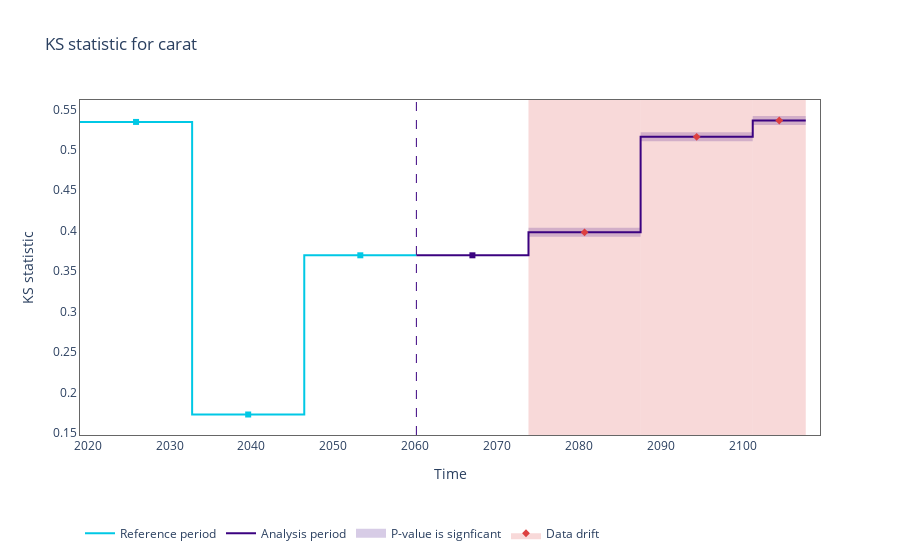
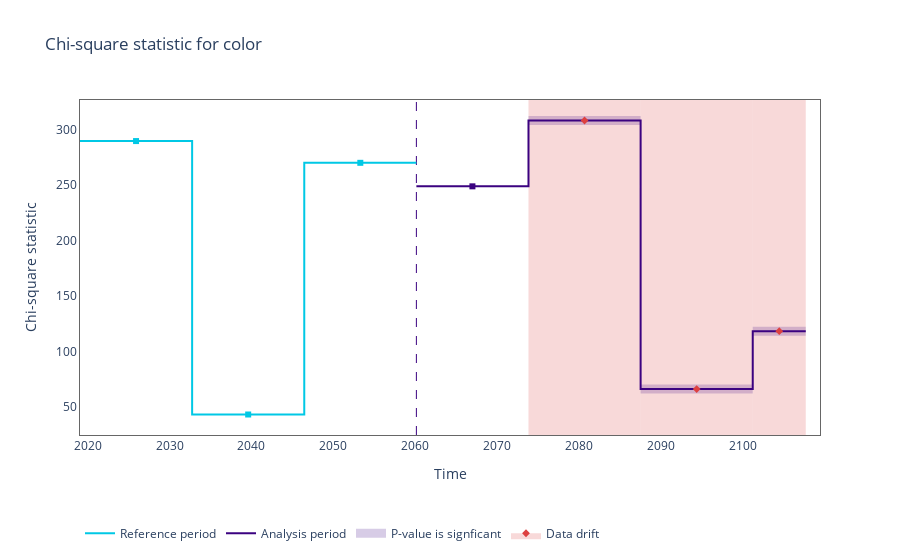
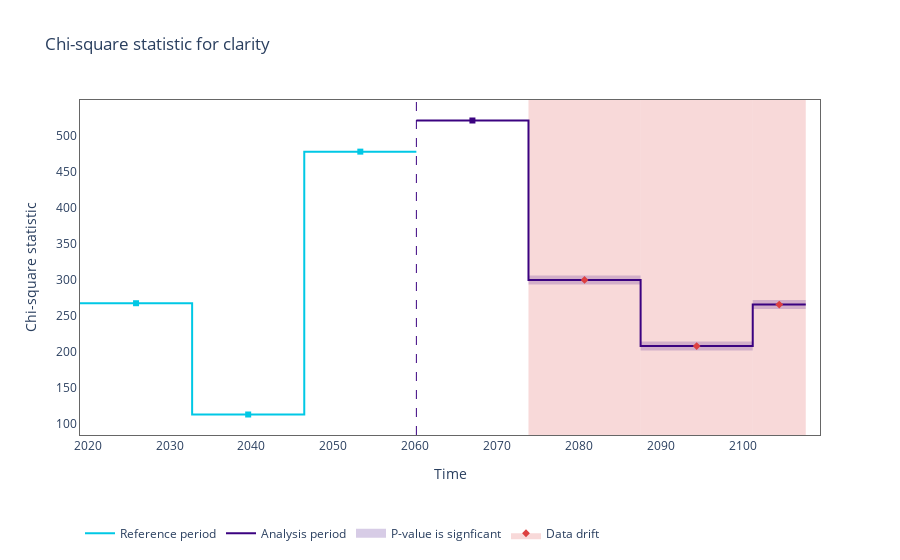
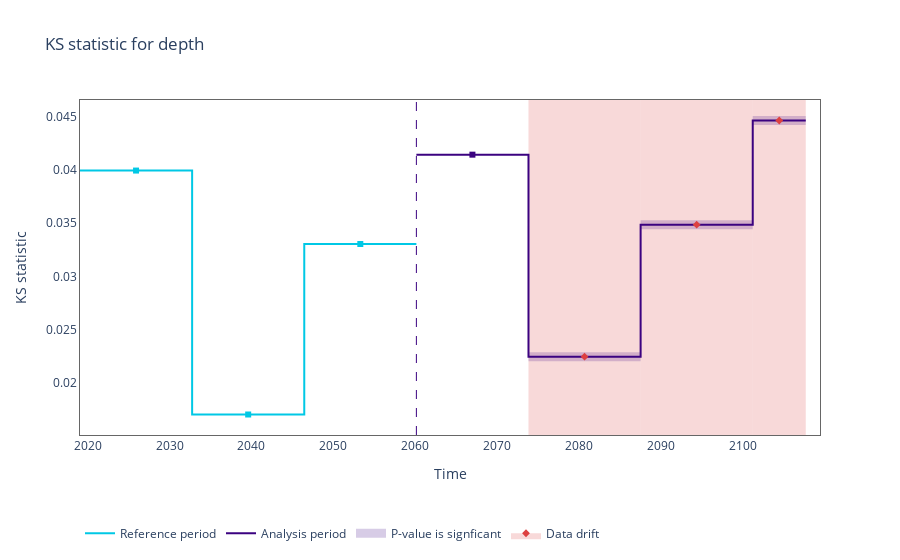

Notebook source saved alongside these figures, in order:
### Code cell
# Let's initialize the object that will perform the Univariate Drift calculations
univariate_calculator = nml.UnivariateStatisticalDriftCalculator(model_metadata=metadata, chunk_size=5000)
univariate_calculator = univariate_calculator.fit(reference_data=reference)
univariate_results = univariate_calculator.calculate(data=data)
# let's plot drift results for all model inputs
for feature in metadata.features:
    figure = univariate_results.plot(kind='feature_drift', metric='statistic', feature_label=feature.label)
    figure.show()

### Figure 1 — Plotly figure (JSON) as saved in the notebook; plotly's stock layout.template omitted (floating-point values rounded to 4 significant figures)
{"data": [{"hoverinfo": "skip", "line": {"color": "rgba(0.23137254901960785, 0.00784313725490196, 0.5019607843137255, 0.2)", "width": 9}, "mode": "lines", "showlegend": false, "type": "scatter", "x": ["2073-10-29T00:00:00", "2087-07-07T00:00:00"], "y": [0.398, 0.398]}, {"hoverinfo": "skip", "line": {"color": "rgba(0.23137254901960785, 0.00784313725490196, 0.5019607843137255, 0.2)", "width": 9}, "mode": "lines", "showlegend": false, "type": "scatter", "x": ["2087-07-08T00:00:00", "2101-03-16T00:00:00"], "y": [0.516, 0.516]}, {"hoverinfo": "skip", "line": {"color": "rgba(0.23137254901960785, 0.00784313725490196, 0.5019607843137255, 0.2)", "width": 9}, "mode": "lines", "showlegend": false, "type": "scatter", "x": ["2101-03-17T00:00:00", "2107-09-06T00:00:00"], "y": [0.5362, 0.5362]}, {"hoverinfo": "skip", "legendgroup": "1", "line": {"color": "#00c8e5", "shape": "hv", "width": 2}, "mode": "lines", "name": "Reference period", "type": "scatter", "x": ["2019-01-27T00:00:00", "2032-10-05T00:00:00", "2046-06-14T00:00:00", "2060-02-20T00:00:00"], "y": [0.5344, 0.1728, 0.3696, 0.3696]}, {"hoverinfo": "skip", "legendgroup": "1", "line": {"color": "#3b0280", "shape": "hv", "width": 2}, "mode": "lines", "name": "Analysis period", "type": "scatter", "x": ["2060-02-21T00:00:00", "2073-10-29T00:00:00", "2087-07-08T00:00:00", "2101-03-17T00:00:00", "2107-09-06T00:00:00"], "y": [0.3696, 0.398, 0.516, 0.5362, 0.5362]}, {"customdata": [["[0:4999]", "Jan-27-2019", "Oct-04-2032", "0.5344", "<b style=\"color:#00c8e5;line-height:60px\">Reference</b>", "", ""], ["[5000:9999]", "Oct-05-2032", "Jun-13-2046", "0.1728", "<b style=\"color:#00c8e5;line-height:60px\">Reference</b>", "", ""], ["[10000:14999]", "Jun-14-2046", "Feb-20-2060", "0.3696", "<b style=\"color:#00c8e5;line-height:60px\">Reference</b>", "", ""]], "hovertemplate": "%{customdata[4]} &nbsp; &nbsp; <span style=\"color:#AD0000\">%{customdata[5]}</span><br>Chunk: <b>%{customdata[0]}</b> &nbsp; &nbsp; From <b>%{customdata[1]}</b> to <b>%{customdata[2]}</b> &nbsp; &nbsp; <br>KS statistic: <b>%{customdata[3]}</b>  &nbsp; &nbsp; %{customdata[6]} <extra></extra>", "marker": {"color": "#00c8e5", "size": 6, "symbol": "square"}, "mode": "markers", "name": "Reference", "showlegend": false, "type": "scatter", "x": ["2025-11-30T12:00:00", "2039-08-09T12:00:00", "2053-04-17T12:00:00"], "y": [0.5344, 0.1728, 0.3696]}, {"customdata": [["[15000:19999]", "Feb-21-2060", "Oct-28-2073", "0.3696", "<b style=\"color:#3b0280;line-height:60px\">Analysis</b>", "", ""]], "hovertemplate": "%{customdata[4]} &nbsp; &nbsp; <span style=\"color:#AD0000\">%{customdata[5]}</span><br>Chunk: <b>%{customdata[0]}</b> &nbsp; &nbsp; From <b>%{customdata[1]}</b> to <b>%{customdata[2]}</b> &nbsp; &nbsp; <br>KS statistic: <b>%{customdata[3]}</b>  &nbsp; &nbsp; %{customdata[6]} <extra></extra>", "marker": {"color": "#3b0280", "size": 6, "symbol": "square"}, "mode": "markers", "name": "No data drift", "showlegend": false, "type": "scatter", "x": ["2066-12-25T00:00:00"], "y": [0.3696]}, {"customdata": [["[20000:24999]", "Oct-29-2073", "Jul-07-2087", "0.3980", "<b style=\"color:#3b0280;line-height:60px\">Analysis</b>", "⚠ <b>Drift detected</b>", ""], ["[25000:29999]", "Jul-08-2087", "Mar-16-2101", "0.5160", "<b style=\"color:#3b0280;line-height:60px\">Analysis</b>", "⚠ <b>Drift detected</b>", ""], ["[30000:32364]", "Mar-17-2101", "Sep-06-2107", "0.5362", "<b style=\"color:#3b0280;line-height:60px\">Analysis</b>", "⚠ <b>Drift detected</b>", ""]], "hovertemplate": "%{customdata[4]} &nbsp; &nbsp; <span style=\"color:#AD0000\">%{customdata[5]}</span><br>Chunk: <b>%{customdata[0]}</b> &nbsp; &nbsp; From <b>%{customdata[1]}</b> to <b>%{customdata[2]}</b> &nbsp; &nbsp; <br>KS statistic: <b>%{customdata[3]}</b>  &nbsp; &nbsp; %{customdata[6]} <extra></extra>", "marker": {"color": "#DD4040", "size": 6, "symbol": "diamond"}, "mode": "markers", "name": "Data drift", "showlegend": false, "type": "scatter", "x": ["2080-09-01T12:00:00", "2094-05-11T12:00:00", "2104-06-11T00:00:00"], "y": [0.398, 0.516, 0.5362]}, {"legendgroup": "1", "line": {"color": "rgba(0.23137254901960785, 0.00784313725490196, 0.5019607843137255, 0.2)", "width": 9}, "mode": "lines", "name": "P-value is signficant", "type": "scatter", "x": [[1764504000000000000], [4242585600000000000]], "y": [null, null]}, {"line": {"color": "rgba(0,0,0,0)"}, "mode": "lines", "showlegend": false, "type": "scatter", "x": [[1764504000000000000], [4242585600000000000]], "y": [null, null]}, {"fill": "tonexty", "fillcolor": "rgba(0.8666666666666667, 0.25098039215686274, 0.25098039215686274, 0.2)", "legendgroup": "1", "line": {"color": "rgba(0,0,0,0)"}, "marker": {"color": "#DD4040", "size": 6, "symbol": "diamond"}, "mode": "lines+markers", "name": "Data drift", "type": "scatter", "x": [[1764504000000000000], [4242585600000000000]], "y": [null, null]}], "layout": {"hoverlabel": {"bgcolor": "white", "font": {"size": 14}}, "legend": {"itemclick": false, "itemdoubleclick": false, "orientation": "h", "traceorder": "normal", "x": 0, "xanchor": "left", "y": -0.25, "yanchor": "top"}, "paper_bgcolor": "rgba(255,255,255,1)", "plot_bgcolor": "rgba(255,255,255,1)", "shapes": [{"layer": "below", "line": {"color": "#3b0280", "dash": "dash", "width": 1}, "type": "line", "x0": "2060-02-21T00:00:00", "x1": "2060-02-21T00:00:00", "xref": "x", "y0": 0, "y1": 1, "yref": "y domain"}, {"fillcolor": "#DD4040", "layer": "below", "line": {"width": 0}, "opacity": 0.2, "type": "rect", "x0": "2073-10-29T00:00:00", "x1": "2087-07-07T00:00:00", "xref": "x", "y0": 0, "y1": 1, "yref": "y domain"}, {"fillcolor": "#DD4040", "layer": "below", "line": {"width": 0}, "opacity": 0.2, "type": "rect", "x0": "2087-07-08T00:00:00", "x1": "2101-03-16T00:00:00", "xref": "x", "y0": 0, "y1": 1, "yref": "y domain"}, {"fillcolor": "#DD4040", "layer": "below", "line": {"width": 0}, "opacity": 0.2, "type": "rect", "x0": "2101-03-17T00:00:00", "x1": "2107-09-06T00:00:00", "xref": "x", "y0": 0, "y1": 1, "yref": "y domain"}], "title": {"text": "KS statistic for carat"}, "xaxis": {"linecolor": "#666666", "mirror": true, "showgrid": false, "title": {"text": "Time"}, "zeroline": false}, "yaxis": {"linecolor": "#666666", "mirror": true, "showgrid": false, "title": {"text": "KS statistic"}, "zeroline": false}}}

### Figure 2 — Plotly figure (JSON) as saved in the notebook; plotly's stock layout.template omitted (floating-point values rounded to 4 significant figures)
{"data": [{"hoverinfo": "skip", "line": {"color": "rgba(0.23137254901960785, 0.00784313725490196, 0.5019607843137255, 0.2)", "width": 9}, "mode": "lines", "showlegend": false, "type": "scatter", "x": ["2073-10-29T00:00:00", "2087-07-07T00:00:00"], "y": [308.4, 308.4]}, {"hoverinfo": "skip", "line": {"color": "rgba(0.23137254901960785, 0.00784313725490196, 0.5019607843137255, 0.2)", "width": 9}, "mode": "lines", "showlegend": false, "type": "scatter", "x": ["2087-07-08T00:00:00", "2101-03-16T00:00:00"], "y": [66.26, 66.26]}, {"hoverinfo": "skip", "line": {"color": "rgba(0.23137254901960785, 0.00784313725490196, 0.5019607843137255, 0.2)", "width": 9}, "mode": "lines", "showlegend": false, "type": "scatter", "x": ["2101-03-17T00:00:00", "2107-09-06T00:00:00"], "y": [118.5, 118.5]}, {"hoverinfo": "skip", "legendgroup": "1", "line": {"color": "#00c8e5", "shape": "hv", "width": 2}, "mode": "lines", "name": "Reference period", "type": "scatter", "x": ["2019-01-27T00:00:00", "2032-10-05T00:00:00", "2046-06-14T00:00:00", "2060-02-20T00:00:00"], "y": [289.8, 43.36, 270.2, 270.2]}, {"hoverinfo": "skip", "legendgroup": "1", "line": {"color": "#3b0280", "shape": "hv", "width": 2}, "mode": "lines", "name": "Analysis period", "type": "scatter", "x": ["2060-02-21T00:00:00", "2073-10-29T00:00:00", "2087-07-08T00:00:00", "2101-03-17T00:00:00", "2107-09-06T00:00:00"], "y": [249.0, 308.4, 66.26, 118.5, 118.5]}, {"customdata": [["[0:4999]", "Jan-27-2019", "Oct-04-2032", "289.8331", "<b style=\"color:#00c8e5;line-height:60px\">Reference</b>", "", ""], ["[5000:9999]", "Oct-05-2032", "Jun-13-2046", "43.3600", "<b style=\"color:#00c8e5;line-height:60px\">Reference</b>", "", ""], ["[10000:14999]", "Jun-14-2046", "Feb-20-2060", "270.2288", "<b style=\"color:#00c8e5;line-height:60px\">Reference</b>", "", ""]], "hovertemplate": "%{customdata[4]} &nbsp; &nbsp; <span style=\"color:#AD0000\">%{customdata[5]}</span><br>Chunk: <b>%{customdata[0]}</b> &nbsp; &nbsp; From <b>%{customdata[1]}</b> to <b>%{customdata[2]}</b> &nbsp; &nbsp; <br>Chi-square statistic: <b>%{customdata[3]}</b>  &nbsp; &nbsp; %{customdata[6]} <extra></extra>", "marker": {"color": "#00c8e5", "size": 6, "symbol": "square"}, "mode": "markers", "name": "Reference", "showlegend": false, "type": "scatter", "x": ["2025-11-30T12:00:00", "2039-08-09T12:00:00", "2053-04-17T12:00:00"], "y": [289.8, 43.36, 270.2]}, {"customdata": [["[15000:19999]", "Feb-21-2060", "Oct-28-2073", "249.0337", "<b style=\"color:#3b0280;line-height:60px\">Analysis</b>", "", ""]], "hovertemplate": "%{customdata[4]} &nbsp; &nbsp; <span style=\"color:#AD0000\">%{customdata[5]}</span><br>Chunk: <b>%{customdata[0]}</b> &nbsp; &nbsp; From <b>%{customdata[1]}</b> to <b>%{customdata[2]}</b> &nbsp; &nbsp; <br>Chi-square statistic: <b>%{customdata[3]}</b>  &nbsp; &nbsp; %{customdata[6]} <extra></extra>", "marker": {"color": "#3b0280", "size": 6, "symbol": "square"}, "mode": "markers", "name": "No data drift", "showlegend": false, "type": "scatter", "x": ["2066-12-25T00:00:00"], "y": [249.0]}, {"customdata": [["[20000:24999]", "Oct-29-2073", "Jul-07-2087", "308.3764", "<b style=\"color:#3b0280;line-height:60px\">Analysis</b>", "⚠ <b>Drift detected</b>", ""], ["[25000:29999]", "Jul-08-2087", "Mar-16-2101", "66.2571", "<b style=\"color:#3b0280;line-height:60px\">Analysis</b>", "⚠ <b>Drift detected</b>", ""], ["[30000:32364]", "Mar-17-2101", "Sep-06-2107", "118.4853", "<b style=\"color:#3b0280;line-height:60px\">Analysis</b>", "⚠ <b>Drift detected</b>", ""]], "hovertemplate": "%{customdata[4]} &nbsp; &nbsp; <span style=\"color:#AD0000\">%{customdata[5]}</span><br>Chunk: <b>%{customdata[0]}</b> &nbsp; &nbsp; From <b>%{customdata[1]}</b> to <b>%{customdata[2]}</b> &nbsp; &nbsp; <br>Chi-square statistic: <b>%{customdata[3]}</b>  &nbsp; &nbsp; %{customdata[6]} <extra></extra>", "marker": {"color": "#DD4040", "size": 6, "symbol": "diamond"}, "mode": "markers", "name": "Data drift", "showlegend": false, "type": "scatter", "x": ["2080-09-01T12:00:00", "2094-05-11T12:00:00", "2104-06-11T00:00:00"], "y": [308.4, 66.26, 118.5]}, {"legendgroup": "1", "line": {"color": "rgba(0.23137254901960785, 0.00784313725490196, 0.5019607843137255, 0.2)", "width": 9}, "mode": "lines", "name": "P-value is signficant", "type": "scatter", "x": [[1764504000000000000], [4242585600000000000]], "y": [null, null]}, {"line": {"color": "rgba(0,0,0,0)"}, "mode": "lines", "showlegend": false, "type": "scatter", "x": [[1764504000000000000], [4242585600000000000]], "y": [null, null]}, {"fill": "tonexty", "fillcolor": "rgba(0.8666666666666667, 0.25098039215686274, 0.25098039215686274, 0.2)", "legendgroup": "1", "line": {"color": "rgba(0,0,0,0)"}, "marker": {"color": "#DD4040", "size": 6, "symbol": "diamond"}, "mode": "lines+markers", "name": "Data drift", "type": "scatter", "x": [[1764504000000000000], [4242585600000000000]], "y": [null, null]}], "layout": {"hoverlabel": {"bgcolor": "white", "font": {"size": 14}}, "legend": {"itemclick": false, "itemdoubleclick": false, "orientation": "h", "traceorder": "normal", "x": 0, "xanchor": "left", "y": -0.25, "yanchor": "top"}, "paper_bgcolor": "rgba(255,255,255,1)", "plot_bgcolor": "rgba(255,255,255,1)", "shapes": [{"layer": "below", "line": {"color": "#3b0280", "dash": "dash", "width": 1}, "type": "line", "x0": "2060-02-21T00:00:00", "x1": "2060-02-21T00:00:00", "xref": "x", "y0": 0, "y1": 1, "yref": "y domain"}, {"fillcolor": "#DD4040", "layer": "below", "line": {"width": 0}, "opacity": 0.2, "type": "rect", "x0": "2073-10-29T00:00:00", "x1": "2087-07-07T00:00:00", "xref": "x", "y0": 0, "y1": 1, "yref": "y domain"}, {"fillcolor": "#DD4040", "layer": "below", "line": {"width": 0}, "opacity": 0.2, "type": "rect", "x0": "2087-07-08T00:00:00", "x1": "2101-03-16T00:00:00", "xref": "x", "y0": 0, "y1": 1, "yref": "y domain"}, {"fillcolor": "#DD4040", "layer": "below", "line": {"width": 0}, "opacity": 0.2, "type": "rect", "x0": "2101-03-17T00:00:00", "x1": "2107-09-06T00:00:00", "xref": "x", "y0": 0, "y1": 1, "yref": "y domain"}], "title": {"text": "Chi-square statistic for color"}, "xaxis": {"linecolor": "#666666", "mirror": true, "showgrid": false, "title": {"text": "Time"}, "zeroline": false}, "yaxis": {"linecolor": "#666666", "mirror": true, "showgrid": false, "title": {"text": "Chi-square statistic"}, "zeroline": false}}}

### Figure 3 — Plotly figure (JSON) as saved in the notebook; plotly's stock layout.template omitted (floating-point values rounded to 4 significant figures)
{"data": [{"hoverinfo": "skip", "line": {"color": "rgba(0.23137254901960785, 0.00784313725490196, 0.5019607843137255, 0.2)", "width": 9}, "mode": "lines", "showlegend": false, "type": "scatter", "x": ["2073-10-29T00:00:00", "2087-07-07T00:00:00"], "y": [300.0, 300.0]}, {"hoverinfo": "skip", "line": {"color": "rgba(0.23137254901960785, 0.00784313725490196, 0.5019607843137255, 0.2)", "width": 9}, "mode": "lines", "showlegend": false, "type": "scatter", "x": ["2087-07-08T00:00:00", "2101-03-16T00:00:00"], "y": [208.2, 208.2]}, {"hoverinfo": "skip", "line": {"color": "rgba(0.23137254901960785, 0.00784313725490196, 0.5019607843137255, 0.2)", "width": 9}, "mode": "lines", "showlegend": false, "type": "scatter", "x": ["2101-03-17T00:00:00", "2107-09-06T00:00:00"], "y": [265.8, 265.8]}, {"hoverinfo": "skip", "legendgroup": "1", "line": {"color": "#00c8e5", "shape": "hv", "width": 2}, "mode": "lines", "name": "Reference period", "type": "scatter", "x": ["2019-01-27T00:00:00", "2032-10-05T00:00:00", "2046-06-14T00:00:00", "2060-02-20T00:00:00"], "y": [267.7, 113.1, 478.2, 478.2]}, {"hoverinfo": "skip", "legendgroup": "1", "line": {"color": "#3b0280", "shape": "hv", "width": 2}, "mode": "lines", "name": "Analysis period", "type": "scatter", "x": ["2060-02-21T00:00:00", "2073-10-29T00:00:00", "2087-07-08T00:00:00", "2101-03-17T00:00:00", "2107-09-06T00:00:00"], "y": [521.4, 300.0, 208.2, 265.8, 265.8]}, {"customdata": [["[0:4999]", "Jan-27-2019", "Oct-04-2032", "267.6766", "<b style=\"color:#00c8e5;line-height:60px\">Reference</b>", "", ""], ["[5000:9999]", "Oct-05-2032", "Jun-13-2046", "113.1399", "<b style=\"color:#00c8e5;line-height:60px\">Reference</b>", "", ""], ["[10000:14999]", "Jun-14-2046", "Feb-20-2060", "478.1633", "<b style=\"color:#00c8e5;line-height:60px\">Reference</b>", "", ""]], "hovertemplate": "%{customdata[4]} &nbsp; &nbsp; <span style=\"color:#AD0000\">%{customdata[5]}</span><br>Chunk: <b>%{customdata[0]}</b> &nbsp; &nbsp; From <b>%{customdata[1]}</b> to <b>%{customdata[2]}</b> &nbsp; &nbsp; <br>Chi-square statistic: <b>%{customdata[3]}</b>  &nbsp; &nbsp; %{customdata[6]} <extra></extra>", "marker": {"color": "#00c8e5", "size": 6, "symbol": "square"}, "mode": "markers", "name": "Reference", "showlegend": false, "type": "scatter", "x": ["2025-11-30T12:00:00", "2039-08-09T12:00:00", "2053-04-17T12:00:00"], "y": [267.7, 113.1, 478.2]}, {"customdata": [["[15000:19999]", "Feb-21-2060", "Oct-28-2073", "521.4108", "<b style=\"color:#3b0280;line-height:60px\">Analysis</b>", "", ""]], "hovertemplate": "%{customdata[4]} &nbsp; &nbsp; <span style=\"color:#AD0000\">%{customdata[5]}</span><br>Chunk: <b>%{customdata[0]}</b> &nbsp; &nbsp; From <b>%{customdata[1]}</b> to <b>%{customdata[2]}</b> &nbsp; &nbsp; <br>Chi-square statistic: <b>%{customdata[3]}</b>  &nbsp; &nbsp; %{customdata[6]} <extra></extra>", "marker": {"color": "#3b0280", "size": 6, "symbol": "square"}, "mode": "markers", "name": "No data drift", "showlegend": false, "type": "scatter", "x": ["2066-12-25T00:00:00"], "y": [521.4]}, {"customdata": [["[20000:24999]", "Oct-29-2073", "Jul-07-2087", "300.0352", "<b style=\"color:#3b0280;line-height:60px\">Analysis</b>", "⚠ <b>Drift detected</b>", ""], ["[25000:29999]", "Jul-08-2087", "Mar-16-2101", "208.1664", "<b style=\"color:#3b0280;line-height:60px\">Analysis</b>", "⚠ <b>Drift detected</b>", ""], ["[30000:32364]", "Mar-17-2101", "Sep-06-2107", "265.8229", "<b style=\"color:#3b0280;line-height:60px\">Analysis</b>", "⚠ <b>Drift detected</b>", ""]], "hovertemplate": "%{customdata[4]} &nbsp; &nbsp; <span style=\"color:#AD0000\">%{customdata[5]}</span><br>Chunk: <b>%{customdata[0]}</b> &nbsp; &nbsp; From <b>%{customdata[1]}</b> to <b>%{customdata[2]}</b> &nbsp; &nbsp; <br>Chi-square statistic: <b>%{customdata[3]}</b>  &nbsp; &nbsp; %{customdata[6]} <extra></extra>", "marker": {"color": "#DD4040", "size": 6, "symbol": "diamond"}, "mode": "markers", "name": "Data drift", "showlegend": false, "type": "scatter", "x": ["2080-09-01T12:00:00", "2094-05-11T12:00:00", "2104-06-11T00:00:00"], "y": [300.0, 208.2, 265.8]}, {"legendgroup": "1", "line": {"color": "rgba(0.23137254901960785, 0.00784313725490196, 0.5019607843137255, 0.2)", "width": 9}, "mode": "lines", "name": "P-value is signficant", "type": "scatter", "x": [[1764504000000000000], [4242585600000000000]], "y": [null, null]}, {"line": {"color": "rgba(0,0,0,0)"}, "mode": "lines", "showlegend": false, "type": "scatter", "x": [[1764504000000000000], [4242585600000000000]], "y": [null, null]}, {"fill": "tonexty", "fillcolor": "rgba(0.8666666666666667, 0.25098039215686274, 0.25098039215686274, 0.2)", "legendgroup": "1", "line": {"color": "rgba(0,0,0,0)"}, "marker": {"color": "#DD4040", "size": 6, "symbol": "diamond"}, "mode": "lines+markers", "name": "Data drift", "type": "scatter", "x": [[1764504000000000000], [4242585600000000000]], "y": [null, null]}], "layout": {"hoverlabel": {"bgcolor": "white", "font": {"size": 14}}, "legend": {"itemclick": false, "itemdoubleclick": false, "orientation": "h", "traceorder": "normal", "x": 0, "xanchor": "left", "y": -0.25, "yanchor": "top"}, "paper_bgcolor": "rgba(255,255,255,1)", "plot_bgcolor": "rgba(255,255,255,1)", "shapes": [{"layer": "below", "line": {"color": "#3b0280", "dash": "dash", "width": 1}, "type": "line", "x0": "2060-02-21T00:00:00", "x1": "2060-02-21T00:00:00", "xref": "x", "y0": 0, "y1": 1, "yref": "y domain"}, {"fillcolor": "#DD4040", "layer": "below", "line": {"width": 0}, "opacity": 0.2, "type": "rect", "x0": "2073-10-29T00:00:00", "x1": "2087-07-07T00:00:00", "xref": "x", "y0": 0, "y1": 1, "yref": "y domain"}, {"fillcolor": "#DD4040", "layer": "below", "line": {"width": 0}, "opacity": 0.2, "type": "rect", "x0": "2087-07-08T00:00:00", "x1": "2101-03-16T00:00:00", "xref": "x", "y0": 0, "y1": 1, "yref": "y domain"}, {"fillcolor": "#DD4040", "layer": "below", "line": {"width": 0}, "opacity": 0.2, "type": "rect", "x0": "2101-03-17T00:00:00", "x1": "2107-09-06T00:00:00", "xref": "x", "y0": 0, "y1": 1, "yref": "y domain"}], "title": {"text": "Chi-square statistic for clarity"}, "xaxis": {"linecolor": "#666666", "mirror": true, "showgrid": false, "title": {"text": "Time"}, "zeroline": false}, "yaxis": {"linecolor": "#666666", "mirror": true, "showgrid": false, "title": {"text": "Chi-square statistic"}, "zeroline": false}}}

### Figure 4 — Plotly figure (JSON) as saved in the notebook; plotly's stock layout.template omitted (floating-point values rounded to 4 significant figures)
{"data": [{"hoverinfo": "skip", "line": {"color": "rgba(0.23137254901960785, 0.00784313725490196, 0.5019607843137255, 0.2)", "width": 9}, "mode": "lines", "showlegend": false, "type": "scatter", "x": ["2073-10-29T00:00:00", "2087-07-07T00:00:00"], "y": [0.02247, 0.02247]}, {"hoverinfo": "skip", "line": {"color": "rgba(0.23137254901960785, 0.00784313725490196, 0.5019607843137255, 0.2)", "width": 9}, "mode": "lines", "showlegend": false, "type": "scatter", "x": ["2087-07-08T00:00:00", "2101-03-16T00:00:00"], "y": [0.03487, 0.03487]}, {"hoverinfo": "skip", "line": {"color": "rgba(0.23137254901960785, 0.00784313725490196, 0.5019607843137255, 0.2)", "width": 9}, "mode": "lines", "showlegend": false, "type": "scatter", "x": ["2101-03-17T00:00:00", "2107-09-06T00:00:00"], "y": [0.04464, 0.04464]}, {"hoverinfo": "skip", "legendgroup": "1", "line": {"color": "#00c8e5", "shape": "hv", "width": 2}, "mode": "lines", "name": "Reference period", "type": "scatter", "x": ["2019-01-27T00:00:00", "2032-10-05T00:00:00", "2046-06-14T00:00:00", "2060-02-20T00:00:00"], "y": [0.03995, 0.01705, 0.03305, 0.03305]}, {"hoverinfo": "skip", "legendgroup": "1", "line": {"color": "#3b0280", "shape": "hv", "width": 2}, "mode": "lines", "name": "Analysis period", "type": "scatter", "x": ["2060-02-21T00:00:00", "2073-10-29T00:00:00", "2087-07-08T00:00:00", "2101-03-17T00:00:00", "2107-09-06T00:00:00"], "y": [0.04144, 0.02247, 0.03487, 0.04464, 0.04464]}, {"customdata": [["[0:4999]", "Jan-27-2019", "Oct-04-2032", "0.0399", "<b style=\"color:#00c8e5;line-height:60px\">Reference</b>", "", ""], ["[5000:9999]", "Oct-05-2032", "Jun-13-2046", "0.0170", "<b style=\"color:#00c8e5;line-height:60px\">Reference</b>", "", ""], ["[10000:14999]", "Jun-14-2046", "Feb-20-2060", "0.0331", "<b style=\"color:#00c8e5;line-height:60px\">Reference</b>", "", ""]], "hovertemplate": "%{customdata[4]} &nbsp; &nbsp; <span style=\"color:#AD0000\">%{customdata[5]}</span><br>Chunk: <b>%{customdata[0]}</b> &nbsp; &nbsp; From <b>%{customdata[1]}</b> to <b>%{customdata[2]}</b> &nbsp; &nbsp; <br>KS statistic: <b>%{customdata[3]}</b>  &nbsp; &nbsp; %{customdata[6]} <extra></extra>", "marker": {"color": "#00c8e5", "size": 6, "symbol": "square"}, "mode": "markers", "name": "Reference", "showlegend": false, "type": "scatter", "x": ["2025-11-30T12:00:00", "2039-08-09T12:00:00", "2053-04-17T12:00:00"], "y": [0.03995, 0.01705, 0.03305]}, {"customdata": [["[15000:19999]", "Feb-21-2060", "Oct-28-2073", "0.0414", "<b style=\"color:#3b0280;line-height:60px\">Analysis</b>", "", ""]], "hovertemplate": "%{customdata[4]} &nbsp; &nbsp; <span style=\"color:#AD0000\">%{customdata[5]}</span><br>Chunk: <b>%{customdata[0]}</b> &nbsp; &nbsp; From <b>%{customdata[1]}</b> to <b>%{customdata[2]}</b> &nbsp; &nbsp; <br>KS statistic: <b>%{customdata[3]}</b>  &nbsp; &nbsp; %{customdata[6]} <extra></extra>", "marker": {"color": "#3b0280", "size": 6, "symbol": "square"}, "mode": "markers", "name": "No data drift", "showlegend": false, "type": "scatter", "x": ["2066-12-25T00:00:00"], "y": [0.04144]}, {"customdata": [["[20000:24999]", "Oct-29-2073", "Jul-07-2087", "0.0225", "<b style=\"color:#3b0280;line-height:60px\">Analysis</b>", "⚠ <b>Drift detected</b>", ""], ["[25000:29999]", "Jul-08-2087", "Mar-16-2101", "0.0349", "<b style=\"color:#3b0280;line-height:60px\">Analysis</b>", "⚠ <b>Drift detected</b>", ""], ["[30000:32364]", "Mar-17-2101", "Sep-06-2107", "0.0446", "<b style=\"color:#3b0280;line-height:60px\">Analysis</b>", "⚠ <b>Drift detected</b>", ""]], "hovertemplate": "%{customdata[4]} &nbsp; &nbsp; <span style=\"color:#AD0000\">%{customdata[5]}</span><br>Chunk: <b>%{customdata[0]}</b> &nbsp; &nbsp; From <b>%{customdata[1]}</b> to <b>%{customdata[2]}</b> &nbsp; &nbsp; <br>KS statistic: <b>%{customdata[3]}</b>  &nbsp; &nbsp; %{customdata[6]} <extra></extra>", "marker": {"color": "#DD4040", "size": 6, "symbol": "diamond"}, "mode": "markers", "name": "Data drift", "showlegend": false, "type": "scatter", "x": ["2080-09-01T12:00:00", "2094-05-11T12:00:00", "2104-06-11T00:00:00"], "y": [0.02247, 0.03487, 0.04464]}, {"legendgroup": "1", "line": {"color": "rgba(0.23137254901960785, 0.00784313725490196, 0.5019607843137255, 0.2)", "width": 9}, "mode": "lines", "name": "P-value is signficant", "type": "scatter", "x": [[1764504000000000000], [4242585600000000000]], "y": [null, null]}, {"line": {"color": "rgba(0,0,0,0)"}, "mode": "lines", "showlegend": false, "type": "scatter", "x": [[1764504000000000000], [4242585600000000000]], "y": [null, null]}, {"fill": "tonexty", "fillcolor": "rgba(0.8666666666666667, 0.25098039215686274, 0.25098039215686274, 0.2)", "legendgroup": "1", "line": {"color": "rgba(0,0,0,0)"}, "marker": {"color": "#DD4040", "size": 6, "symbol": "diamond"}, "mode": "lines+markers", "name": "Data drift", "type": "scatter", "x": [[1764504000000000000], [4242585600000000000]], "y": [null, null]}], "layout": {"hoverlabel": {"bgcolor": "white", "font": {"size": 14}}, "legend": {"itemclick": false, "itemdoubleclick": false, "orientation": "h", "traceorder": "normal", "x": 0, "xanchor": "left", "y": -0.25, "yanchor": "top"}, "paper_bgcolor": "rgba(255,255,255,1)", "plot_bgcolor": "rgba(255,255,255,1)", "shapes": [{"layer": "below", "line": {"color": "#3b0280", "dash": "dash", "width": 1}, "type": "line", "x0": "2060-02-21T00:00:00", "x1": "2060-02-21T00:00:00", "xref": "x", "y0": 0, "y1": 1, "yref": "y domain"}, {"fillcolor": "#DD4040", "layer": "below", "line": {"width": 0}, "opacity": 0.2, "type": "rect", "x0": "2073-10-29T00:00:00", "x1": "2087-07-07T00:00:00", "xref": "x", "y0": 0, "y1": 1, "yref": "y domain"}, {"fillcolor": "#DD4040", "layer": "below", "line": {"width": 0}, "opacity": 0.2, "type": "rect", "x0": "2087-07-08T00:00:00", "x1": "2101-03-16T00:00:00", "xref": "x", "y0": 0, "y1": 1, "yref": "y domain"}, {"fillcolor": "#DD4040", "layer": "below", "line": {"width": 0}, "opacity": 0.2, "type": "rect", "x0": "2101-03-17T00:00:00", "x1": "2107-09-06T00:00:00", "xref": "x", "y0": 0, "y1": 1, "yref": "y domain"}], "title": {"text": "KS statistic for depth"}, "xaxis": {"linecolor": "#666666", "mirror": true, "showgrid": false, "title": {"text": "Time"}, "zeroline": false}, "yaxis": {"linecolor": "#666666", "mirror": true, "showgrid": false, "title": {"text": "KS statistic"}, "zeroline": false}}}
